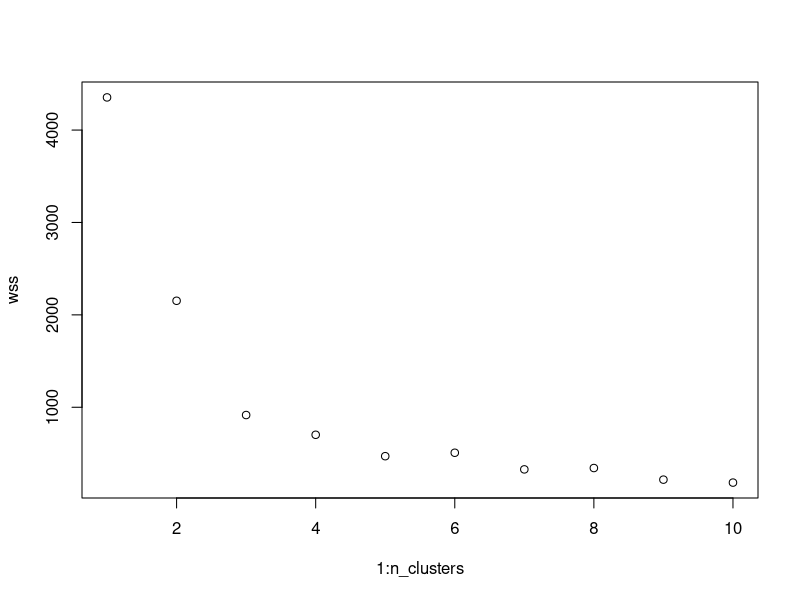
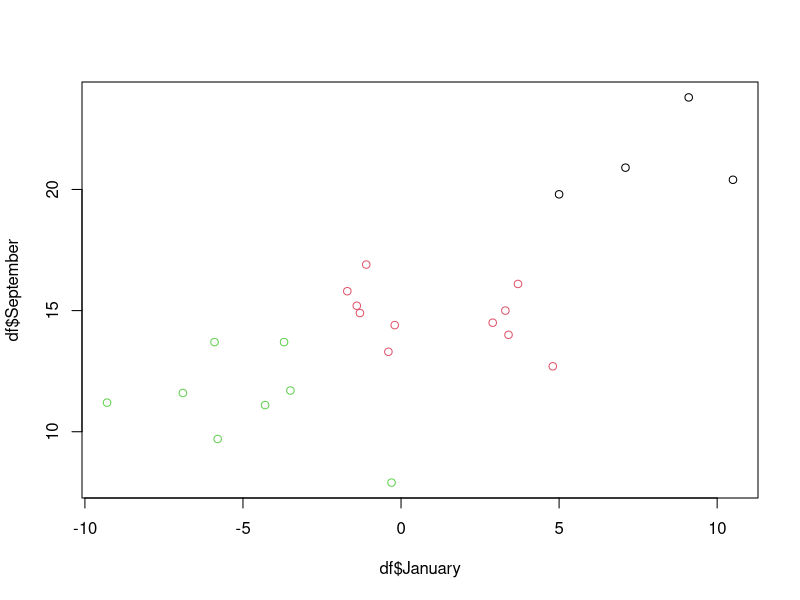

Write the R code that produced these figures, in order.
## ---- chunk 1
#| echo: true
#| eval: true
#| warning: false
library(tidyverse)
library(ipred)

temp <- read.table('../include/data/unsupervised/temperature.csv', header = TRUE, sep = ";", dec = '.', row.names = 1)
df <- temp[1:23, 1:12]
city <- row.names(temp[1:23,])

model <- kmeans(df, centers = 3)
## ---- chunk 2
#| echo: true
#| eval: true
#| warning: false
model
## ---- chunk 3
#| echo: true
#| eval: true
#| warning: false
n_clusters <- 10
wss <- numeric(n_clusters)
for (i in 1:n_clusters) {
  model <- kmeans(df, centers = i)
  wss[i] <- model$tot.withinss
}
plot(1:n_clusters, wss)
## ---- chunk 4
#| echo: true
#| eval: true
#| warning: false
model <- kmeans(df, centers = 3)
plot(df$January, df$September, col = model$cluster)
